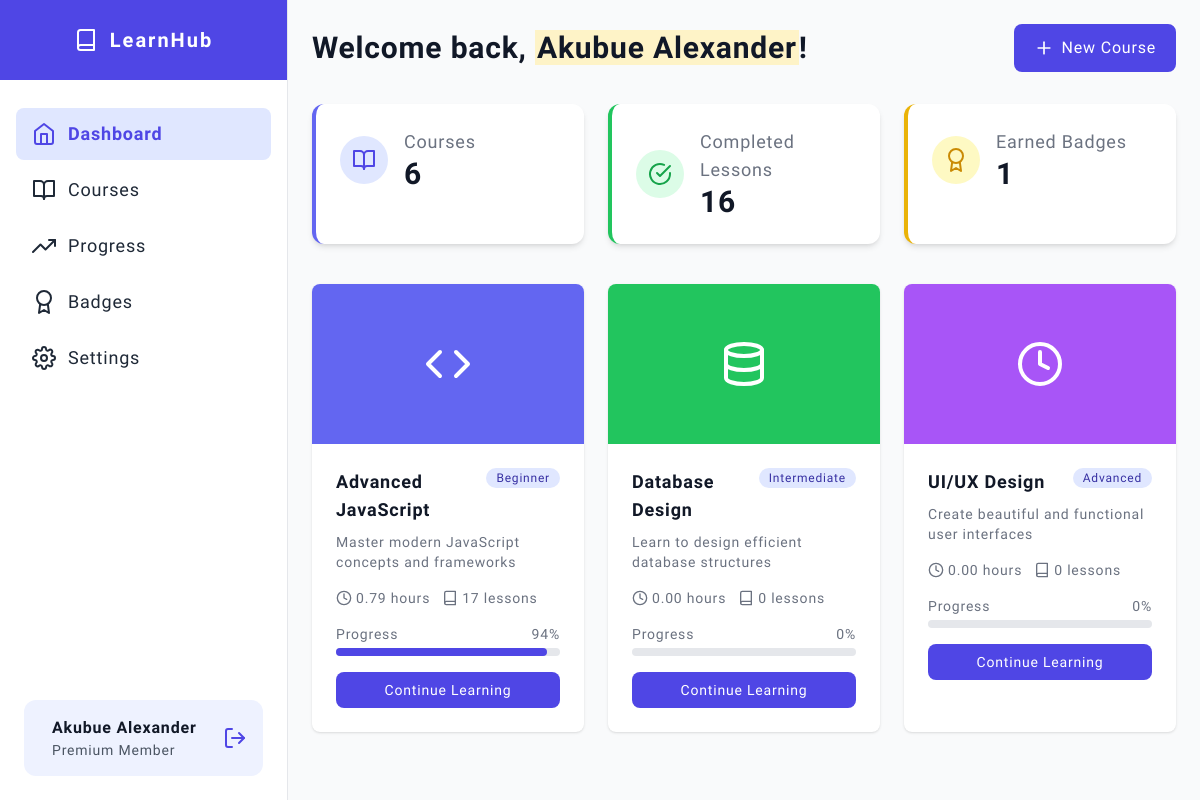
The app's page /index (signed in) with its own data.
### tables this page shows
CREATE TABLE IF NOT EXISTS `user` (
  `id` int NOT NULL AUTO_INCREMENT,
  `fullName` varchar(45) NOT NULL,
  `email` varchar(45) NOT NULL,
  `pass` varchar(35) NOT NULL,
  `createdAt` timestamp NOT NULL DEFAULT CURRENT_TIMESTAMP,
  `otp` int NOT NULL,
  `verifiedStatus` tinyint NOT NULL DEFAULT '0',
  PRIMARY KEY (`id`),
  UNIQUE KEY `email` (`email`)
);

CREATE TABLE IF NOT EXISTS `course` (
  `id` int NOT NULL AUTO_INCREMENT,
  `title` varchar(25) NOT NULL,
  `des` text NOT NULL,
  `createdAt` timestamp NOT NULL DEFAULT CURRENT_TIMESTAMP,
  `icon` varchar(15) NOT NULL,
  `bg` varchar(15) NOT NULL,
  `level` varchar(25) NOT NULL,
  PRIMARY KEY (`id`)
);

### index.php (the view, shortened to what this page needs)
<?php
    include_once 'inc/database.php';
    $userId = $_SESSION['id'];
   $sql = "SELECT * FROM course LIMIT 3";
    $stmt = $pdo->prepare($sql);
    $stmt->execute();
    $rows = $stmt->fetchAll();
    $sqlCourse = "SELECT COUNT(*) AS courseCount FROM course";
    $stmtCourse = $pdo->prepare($sqlCourse);
    $stmtCourse->execute();
    $totalCourse = $stmtCourse->fetchColumn();
    $sqlC = "SELECT COUNT(*) AS compltedCourse  FROM progress WHERE userId = :userId";
    $stmtC = $pdo->prepare($sqlC);
    $stmtC->execute(['userId' => $userId]);
    $totalLesson = $stmtC->fetchColumn();
    $sqlB = "SELECT COUNT(*) AS badge  FROM studentbadge WHERE userId = :userId";
    $stmtB = $pdo->prepare($sqlB);
    $stmtB->execute(['userId' => $userId]);
    $totalBadge = $stmtB->fetchColumn();
include_once 'inc/head.php';
?>
<body class="bg-gray-50">
    <div class="flex h-screen overflow-hidden">
        <?php include_once 'inc/sidebar.php'; ?>
        <div class="flex flex-col flex-1 overflow-hidden">
            <div class="flex-1 overflow-auto p-6 readable-font">
                <div class="max-w-7xl mx-auto">
                    <div class="flex flex-col md:flex-row md:items-center md:justify-between mb-8">
                        <h1 class="text-3xl font-bold text-gray-900 mb-4 md:mb-0">Welcome back, <span
                                class="highlight-text"><?php echo $rowUser -> fullName ?></span>!</h1>
                        <div class="flex space-x-3">
                            <button onclick="window.location.href='course';"
                                class="px-5 py-3 bg-indigo-600 text-white text-base font-medium rounded-lg hover:bg-indigo-700 focus:outline-none focus:ring-2 focus:ring-offset-2 focus:ring-indigo-500 flex items-center">
                                <i data-feather="plus" class="w-5 h-5 inline mr-2"></i> New Course
                            </button>
                        </div>
                    </div>
                    <div class="grid grid-cols-1 md:grid-cols-3 gap-6 mb-10">
                        <div
                            class="bg-white rounded-xl shadow-md p-6 border-l-4 border-indigo-500 hover:shadow-lg transition-shadow duration-300">
                            <div class="flex items-center">
                                <div class="p-3 rounded-full bg-indigo-100 text-indigo-600">
                                    <i data-feather="book-open" class="w-6 h-6"></i>
                                </div>
                                <div class="ml-4">
                                    <p class="text-lg font-medium text-gray-500"> Courses</p>
                                    <p class="text-3xl font-bold text-gray-900"><?php echo $totalCourse ?></p>
                                </div>
                            </div>
                        </div>
                        <div
                            class="bg-white rounded-xl shadow-md p-6 border-l-4 border-green-500 hover:shadow-lg transition-shadow duration-300">
                            <div class="flex items-center">
                                <div class="p-3 rounded-full bg-green-100 text-green-600">
                                    <i data-feather="check-circle" class="w-6 h-6"></i>
                                </div>
                                <div class="ml-4">
                                    <p class="text-lg font-medium text-gray-500">Completed Lessons</p>
                                    <p class="text-3xl font-bold text-gray-900"><?php echo $totalLesson ?></p>
                                </div>
                            </div>
                        </div>
                        <div
                            class="bg-white rounded-xl shadow-md p-6 border-l-4 border-yellow-500 hover:shadow-lg transition-shadow duration-300">
                            <div class="flex items-center">
                                <div class="p-3 rounded-full bg-yellow-100 text-yellow-600">
                                    <i data-feather="award" class="w-6 h-6"></i>
                                </div>
                                <div class="ml-4">
                                    <p class="text-lg font-medium text-gray-500">Earned Badges</p>
                                    <p class="text-3xl font-bold text-gray-900"><?php echo $totalBadge ?></p>
                                </div>
                            </div>
                        </div>
                    </div>
                    <div class="grid grid-cols-1 md:grid-cols-2 lg:grid-cols-3 gap-6">
                        <?php foreach($rows as $row):
                         $courseId = $row -> id;
                            $sql = "SELECT COUNT(*) AS lessonCount FROM lesson
                                    INNER JOIN section ON lesson.sectionId = section.id
                                    WHERE section.courseId = :courseId";
                            $stmt = $pdo->prepare($sql);
                            $stmt->bindParam(':courseId', $courseId);
                            $stmt->execute();
                            $lessonData = $stmt->fetchColumn();
                            $sqlTime = "SELECT ROUND(
                            IFNULL(SUM(TIME_TO_SEC(STR_TO_DATE(duration, '%i:%s'))) / 3600, 0), 2
                            ) AS totalHours
                            FROM lesson
                            INNER JOIN section ON lesson.sectionId = section.id
                            WHERE section.courseId = :courseId";
                                            $stmtTime = $pdo->prepare($sqlTime);
                            $stmtTime->bindParam(':courseId', $courseId);
                            $stmtTime->execute();
                            $totalDuration = $stmtTime->fetchColumn();
                            $sqlP = "SELECT COUNT(*)
                            FROM progress
                            WHERE courseId = :courseId
                            AND userId = :userId";
                        $stmtP = $pdo->prepare($sqlP);
                        $stmtP->execute([
                            ':courseId' => $courseId,
                            ':userId'   => $userId
                        ]);
                        $lessonP = $stmtP->fetchColumn();
                        if ($lessonData == 0) {
                        $percentage = 0;
                        } else {
                        $percentage = round(($lessonP / $lessonData) * 100);
                        }
                        ?>
                        <div class="bg-white rounded-lg shadow overflow-hidden">
                            <div class="h-40 <?php echo $row -> bg ?> flex items-center justify-center">
                                <i data-feather="<?php echo $row -> icon ?>" class="text-white w-12 h-12"></i>
                            </div>
                            <div class="p-6">
                                <div class="flex justify-between items-start">
                                    <h3 class="text-lg font-semibold text-gray-900 mb-2"><?php echo $row -> title ?>
                                    </h3>
                                    <span
                                        class="inline-flex items-center px-2.5 py-0.5 rounded-full text-xs font-medium bg-indigo-100 text-indigo-800">
                                        <?php echo $row -> level ?>
                                    </span>
                                </div>
                                <p class="text-sm text-gray-500 mb-4"><?php echo $row -> des ?></p>
                                <div class="flex items-center text-sm text-gray-500 mb-4">
                                    <i data-feather="clock" class="w-4 h-4 mr-1"></i>
                                    <span> <?php echo $totalDuration ?> hours</span>
                                    <i data-feather="book" class="w-4 h-4 ml-3 mr-1"></i>
                                    <span><?php echo $lessonData ?> lessons</span>
                                </div>
                                <div class="mb-4">
                                    <div class="flex justify-between text-sm text-gray-500 mb-1">
                                        <span>Progress</span>
                                        <span><?php echo $percentage ?>%</span>
                                    </div>
                                    <div class="w-full bg-gray-200 rounded-full h-2">
                                        <div class="bg-indigo-600 h-2 rounded-full"
                                            style="width: <?php echo $percentage ?>%"></div>
                                    </div>
                                </div>
                                <button onclick="window.location.href='course-detail?title=<?php echo $row -> title ?>';"
                                    class="w-full px-4 py-2 bg-indigo-600 text-white text-sm font-medium rounded-lg hover:bg-indigo-700 focus:outline-none focus:ring-2 focus:ring-offset-2 focus:ring-indigo-500">
                                    Continue Learning
                                </button>
                            </div>
                        </div>
                        <?php endforeach; ?>
                    </div>
                </div>
            </div>
        </div>
    </div>
</body>
</html>

### inc/sidebar.php
<?php
 $userId = $_SESSION['id'];
     $sqlUser = 'SELECT * FROM user  WHERE id = :id LIMIT 1';
    $stmtUser = $pdo->prepare($sqlUser);
    $stmtUser->execute(['id' => $userId ]);
    $rowUser = $stmtUser->fetch();
?>
        <div class="hidden md:flex md:flex-shrink-0">
            <div class="flex flex-col w-72 sidebar">
                <div class="flex items-center justify-center h-20 px-6 bg-indigo-600">
                    <div class="flex items-center">
                        <i data-feather="book" class="text-white mr-3 sidebar-icon"></i>
                        <span class="text-white font-bold text-xl letter-spacing-wide">LearnHub</span>
                    </div>
                </div>
                <div class="flex flex-col flex-grow px-4 py-6 overflow-y-auto">
                    <nav class="flex-1 space-y-1">
                        <a href="index" class="flex items-center sidebar-item active">
                            <i data-feather="home" class="sidebar-icon"></i>
                            <span class="text-lg">Dashboard</span>
                        </a>
                        <a href="course" class="flex items-center sidebar-item">
                            <i data-feather="book-open" class="sidebar-icon"></i>
                            <span class="text-lg">Courses</span>
                        </a>
                        <a href="progress" class="flex items-center sidebar-item">
                            <i data-feather="trending-up" class="sidebar-icon"></i>
                            <span class="text-lg">Progress</span>
                        </a>
                        <a href="badge" class="flex items-center sidebar-item">
                            <i data-feather="award" class="sidebar-icon"></i>
                            <span class="text-lg">Badges</span>
                        </a>
                        <a href="settings" class="flex items-center sidebar-item">
                            <i data-feather="settings" class="sidebar-icon"></i>
                            <span class="text-lg">Settings</span>
                        </a>
                    </nav>
                    <div class="mt-auto px-2">
                        <div class="p-4 mt-4 bg-indigo-50 rounded-xl">
                            <div class="flex items-center">
                                <div class="ml-3">
                                    <p class="text-base font-bold text-gray-900"><?php echo $rowUser -> fullName ?></p>
                                    <p class="text-sm text-gray-600">Premium Member</p>
                                </div>
                                <button onclick="location.href='logout'"
                                 class="ml-auto text-indigo-600 hover:text-indigo-800">
                                    <i data-feather="log-out"></i>
                                </button>
                            </div>
                        </div>
                    </div>
                </div>
            </div>
        </div>

### inc/head.php (style rules this page uses)
:root { --primary: #4F46E5; --secondary: #10B981; --dyslexia-bg: #F9F5FF; --dyslexia-text: #1F2937; }
body { font-family: 'Comic Neue', 'OpenDyslexic', sans-serif; line-height: 1.6; letter-spacing: 0.05em; color: var(--dyslexia-text); background-color: var(--dyslexia-bg); }
.dyslexia-mode { font-family: 'Comic Neue', 'OpenDyslexic', sans-serif; }
.sidebar { background-color: #FFFFFF; border-right: 1px solid #E5E7EB; }
.sidebar-item { transition: all 0.3s ease; border-radius: 0.5rem; padding: 0.75rem 1rem; margin: 0.25rem 0; }
.sidebar-item.active { background-color: #E0E7FF; color: #4F46E5; font-weight: 600; }
.sidebar-icon { width: 24px; height: 24px; margin-right: 12px; }
.letter-spacing-wide { letter-spacing: 0.1em; }
.highlight-text { background-color: #FEF3C7; padding: 0 2px; }
.readable-font { font-size: 1.1rem; line-height: 1.8; }

### records on screen
user: fullName "Akubue Alexander"
course: title "Advanced JavaScript", level "Beginner", des "Master modern JavaScript concepts and frameworks", totalDuration "0.79", lessonData "17", percentage "94"
course: title "Database Design", level "Intermediate", des "Learn to design efficient database structures", totalDuration "0.00", lessonData "0", percentage "0"
course: title "UI/UX Design", level "Advanced", des "Create beautiful and functional user interfaces", totalDuration "0.00", lessonData "0", percentage "0"

### other values on screen
$totalCourse "6"
$totalLesson "16"
$totalBadge "1"
